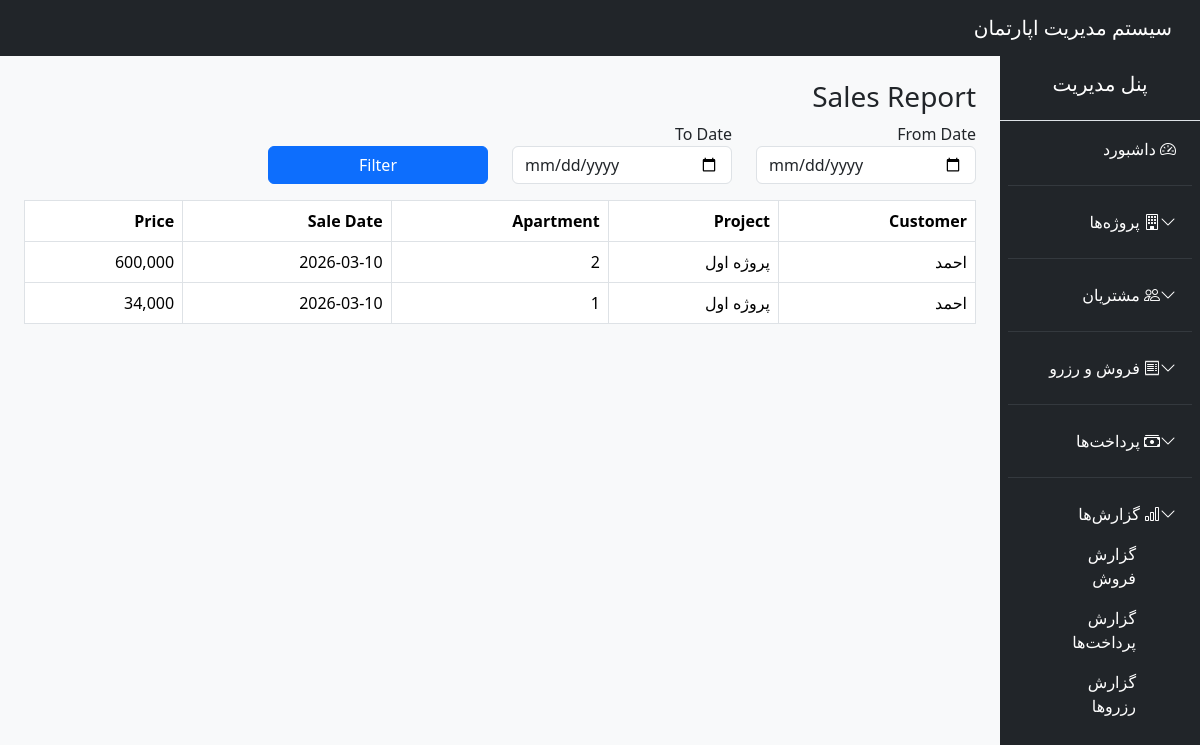
Screenshot of /public/?route=report_sales (signed in) with the database file from the repository.
### tables this page shows
CREATE TABLE `ownerships` (
  `id` int(11) NOT NULL,
  `apartment_id` int(11) NOT NULL,
  `customer_id` int(11) NOT NULL,
  `sale_price` decimal(15,2) DEFAULT NULL,
  `sale_date` date DEFAULT NULL
);

CREATE TABLE `customers` (
  `id` int(11) NOT NULL,
  `full_name` varchar(100) NOT NULL,
  `phone` varchar(50) DEFAULT NULL,
  `email` varchar(100) DEFAULT NULL,
  `national_id` varchar(50) DEFAULT NULL,
  `created_at` timestamp NOT NULL DEFAULT current_timestamp()
);

CREATE TABLE `projects` (
  `id` int(11) NOT NULL,
  `name` varchar(100) NOT NULL,
  `location` varchar(255) DEFAULT NULL,
  `description` text DEFAULT NULL,
  `created_at` timestamp NOT NULL DEFAULT current_timestamp(),
  `status` enum('ACTIVE','INACTIVE','COMPLETED') NOT NULL DEFAULT 'ACTIVE'
);

CREATE TABLE `apartments` (
  `id` int(11) NOT NULL,
  `floor_id` int(11) NOT NULL,
  `apartment_number` varchar(50) NOT NULL,
  `area` float DEFAULT NULL,
  `rooms` int(11) DEFAULT NULL,
  `status` enum('COMPLETED','UNDER_CONSTRUCTION','NOT_STARTED') NOT NULL,
  `base_price` decimal(15,2) DEFAULT NULL,
  `estimated_total_cost` decimal(15,2) DEFAULT NULL,
  `spent_cost` decimal(15,2) DEFAULT 0.00,
  `created_at` timestamp NOT NULL DEFAULT current_timestamp()
);

### app/core/Controller.php (called while the page is built, shortened)
<?php
class Controller {
    protected function view($view, $data = []) {
        extract($data);
        require "../app/views/$view.php";
    }
    protected function model($model) {
        return new $model;
    }
}

### app/controllers/ReportController.php (called while the page is built, shortened)
<?php
class ReportController extends Controller
{
    public function sales()
    {
        $model = $this->model("Ownership");
        $sales = $model->getSalesReport($_GET);
        $this->view("reports/sales", compact('sales', 'page_title'));
    }
}

### public/index.php (called while the page is built, shortened)
<?php
require_once "../app/core/Database.php";
require_once "../app/core/Controller.php";
require_once "../app/core/Model.php";
require_once "../routes/web.php";

### config/config.php (called while the page is built)
<?php
return [
    'db' => [
        'host' => 'localhost',
        'dbname' => 'apartment_system',
        'user' => 'root',
        'pass' => ''
    ]
];

### app/core/Database.php (called while the page is built, shortened)
<?php
class Database {
    private static $instance = null;
    private function __construct() {
        $config = require __DIR__ . '/../../config/config.php';
        $dsn = "mysql:host={$config['db']['host']};dbname={$config['db']['dbname']};charset=utf8mb4";
        try {
            $this->pdo = new PDO($dsn, $config['db']['user'], $config['db']['pass']);
        } catch (PDOException $e) {
            die("DB Connection Failed: " . $e->getMessage());
        }
    }
    public static function connect() {
        if (self::$instance === null) {
            self::$instance = new Database();
        }
        return self::$instance->pdo;
    }
}

### app/core/Model.php (called while the page is built, shortened)
<?php
class Model {
    public function __construct() {
        $this->db = Database::connect();
    }
}

### app/models/Ownership.php (called while the page is built, shortened)
<?php
class Ownership extends Model
{
    public function getSalesReport($filter)
    {
        $sql = "SELECT
            o.*,
            c.full_name,
            a.apartment_number,
            a.base_price AS apartment_price,
            p.name AS project_name
        FROM ownerships o
        JOIN customers c ON o.customer_id = c.id
        JOIN apartments a ON o.apartment_id = a.id
        JOIN floors f ON a.floor_id = f.id
        JOIN blocks b ON f.block_id = b.id
        JOIN projects p ON b.project_id = p.id
        WHERE 1=1";
        return $this->db->query($sql)->fetchAll(PDO::FETCH_ASSOC);
    }
}

### app/views/reports/sales.php (the view, shortened to what this page needs)
<?php require "../app/views/layouts/header.php"; ?>
<?php require "../app/views/layouts/sidebar.php"; ?>
<h3>Sales Report</h3>
<form method="get">
    <div class="row mb-3">
        <div class="col-md-3">
            <label>From Date</label>
            <input type="date" name="from" class="form-control" value="<?= $_GET['from'] ?? '' ?>">
        </div>
        <div class="col-md-3">
            <label>To Date</label>
            <input type="date" name="to" class="form-control" value="<?= $_GET['to'] ?? '' ?>">
        </div>
        <div class="col-md-3">
            <label>&nbsp;</label>
            <button class="btn btn-primary w-100">Filter</button>
        </div>
    </div>
</form>
<table class="table table-bordered">
    <thead>
        <tr>
            <th>Customer</th>
            <th>Project</th>
            <th>Apartment</th>
            <th>Sale Date</th>
            <th>Price</th>
        </tr>
    </thead>
    <tbody>
        <?php foreach ($sales as $s): ?>
        <tr>
            <td><?= $s['full_name'] ?></td>
            <td><?= $s['project_name'] ?></td>
            <td><?= $s['apartment_number'] ?></td>
            <td><?= $s['sale_date'] ?></td>
            <td><?= number_format($s['apartment_price']) ?></td>
        </tr>
        <?php endforeach; ?>
    </tbody>
</table>
<?php require "../app/views/layouts/footer.php"; ?>

### rows the page displays
ownerships: customer.full_name "احمد", projects.name "پروژه اول", apartment.apartment_number "2", sale_date "2026-03-10", apartment.base_price "600,000"
ownerships: customer.full_name "احمد", projects.name "پروژه اول", apartment.apartment_number "1", sale_date "2026-03-10", apartment.base_price "34,000"
